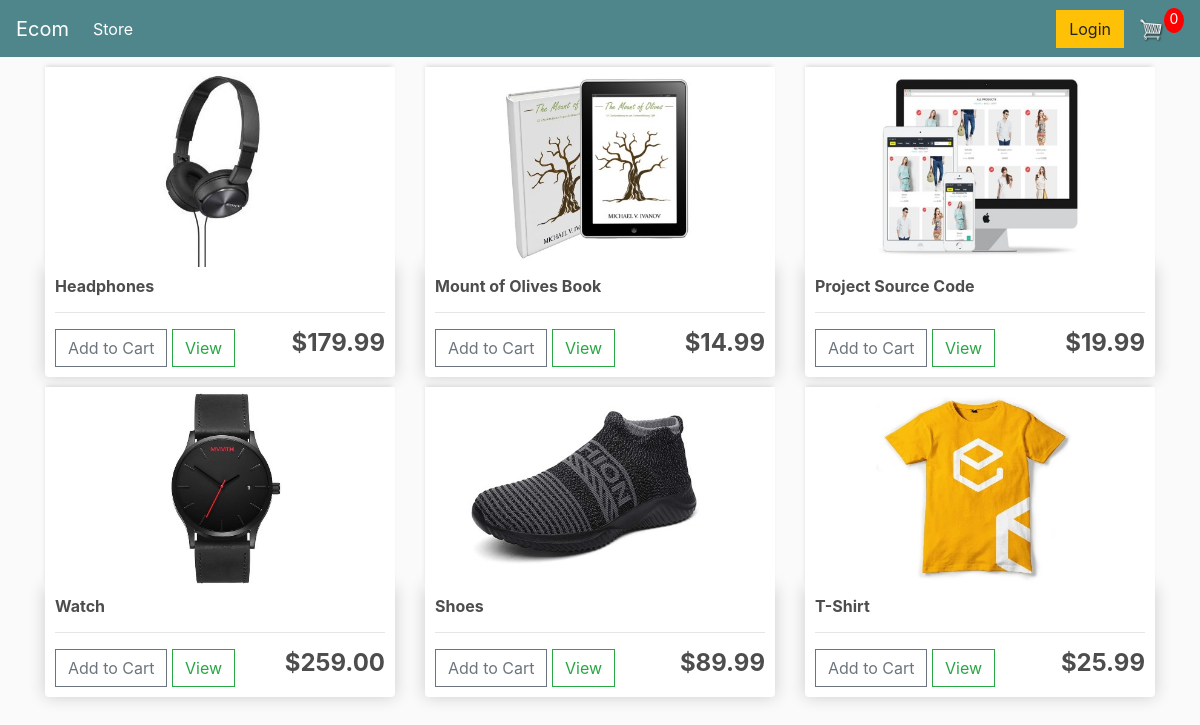
The page / on the database its author committed.
### store/models.py (models this page shows, shortened)
class Product(models.Model):
    name = models.CharField(max_length=255)
    price = models.DecimalField(max_digits=7, decimal_places=2)
    digital = models.BooleanField(default=False)
    image = models.ImageField(blank=True)
    @property
    def image_url(self):
        try:
            url = self.image.url
        except ValueError:
            url = 'static/images/placeholder.png'
        return url

### store/views.py (the view)
# urls.py: path('', include('store.urls'), name='homeUrl'),
def store(request):
    if request.user.is_authenticated:
        customer = request.user.customer
        order, created = Order.objects.get_or_create(customer=customer, complete=False)
        cart_items = order.get_cart_items
    else:
        order = {
            'get_cart_items': 0,
            'get_cart_total': 0,
            'shipping': False
        }
        cart_items = order['get_cart_items']
    all_products = Product.objects.all()
    cx = {
        'allProductsKey': all_products,
        'cartItemsKey': cart_items
    }
    return render(request, 'store/store.html', cx)

### templates/store/store.html
{% extends 'store/main.html' %}
{% load static %}
{% block main_content %}
    <div class="row">
        {% for product in allProductsKey %}
            <div class="col-lg-4">
                <img class="thumbnail" src="{{ product.image_url }}">
                <div class="box-element product">
                    <h6><strong>{{ product.name }}</strong></h6>
                    <hr>
                    <button data-product="{{ product.id }}" data-action="add"
                            class="btn btn-outline-secondary add-btn update-cart">Add to Cart
                    </button>
                    <a class="btn btn-outline-success" href="#">View</a>
                    <h4 style="display: inline-block; float: right">
                        <strong>${{ product.price | floatformat:2 }}</strong></h4>
                </div>
            </div>
        {% endfor %}
    </div>
{% endblock %}

### static/css/main.css (style rules this page uses)
body { background-color: hsl(0, 0%, 98%); }
h1, h2, h3, h4, h5, h6 { color: hsl(0, 0%, 30%); }
.box-element { box-shadow: hsl(0, 0%, 80%) 0 0 16px; background-color: #fff; border-radius: 4px; padding: 10px; }
.thumbnail { width: 100%; height: 200px; -webkit-box-shadow: -1px -3px 5px -2px rgba(214, 214, 214, 1); -moz-box-shadow: -1px -3px 5px -2px rgba(214, 214, 214, 1); box-shadow: -1px -3px 5px -2px rgba(214, 214, 214, 1); }
.product { border-radius: 0 0 4px 4px; }
.col-lg-4, .col-lg-6, .col-lg-8, .col-lg-12 { margin-top: 10px; }
.btn { border-radius: 0; }

### rows shown on the page
Product: image_url (picture), name "Headphones", price "179.99"
Product: image_url (picture), name "Mount of Olives Book", price "14.99"
Product: image_url (picture), name "Project Source Code", price "19.99"
Product: image_url (picture), name "Watch", price "259.00"
Product: image_url (picture), name "Shoes", price "89.99"
Product: image_url (picture), name "T-Shirt", price "25.99"

### other values the page prints
{{ cartItemsKey }} "0"
